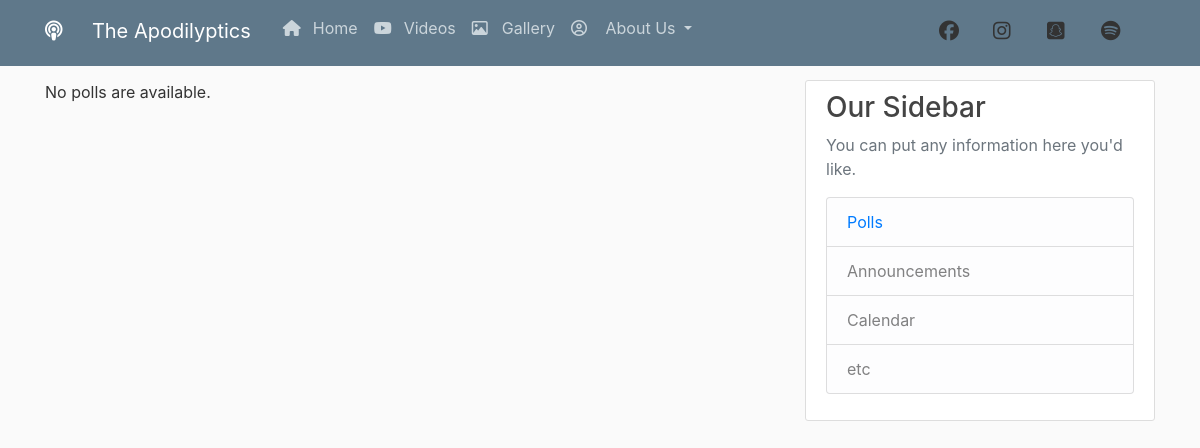
Before: /polls with the older database file.
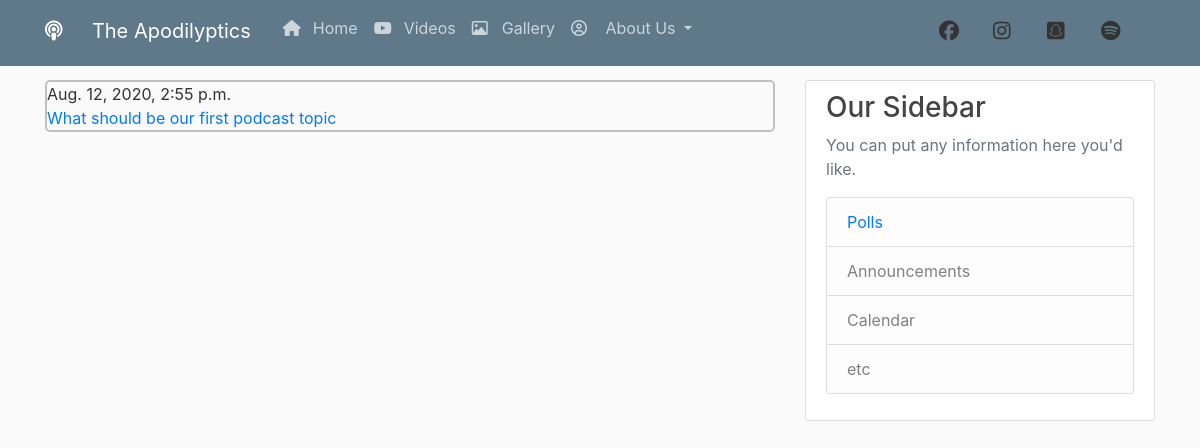
After: the same page with the newer database file.
### polls/models.py (models this page shows, shortened)
class Question(models.Model):
    question_text = models.CharField(max_length=200)
    pub_date = models.DateTimeField('date published')

### polls/views.py (the view)
# urls.py: path('polls', views.IndexView.as_view() , name ='polls-home'),
class IndexView(generic.ListView):
    template_name = 'polls/index.html'
    context_object_name = 'latest_question_list'
    def get_queryset(self):
        return Question.objects.order_by('-pub_date')[:5]

### polls/templates/polls/index.html
{% extends "podcast/base.html"%}
{% block content%}
{% if latest_question_list %}
    {% for question in latest_question_list %}
    	<div class="polls">
    		<div class = "date">{{question.pub_date}}</div>
        	<a href="{% url 'polls-detail' question.id %}">{{ question.question_text }}</a>
        </div>
        <br>
    {% endfor %}
{% else %}
    <p>No polls are available.</p>
{% endif %}
{% endblock %}

Changed rows visible on the page:
added Question: pub_date "Aug. 12, 2020, 2:55 p.m.", question_text "What should be our first podcast topic"
Other visible differences:
text no longer shown: "No polls are available."
